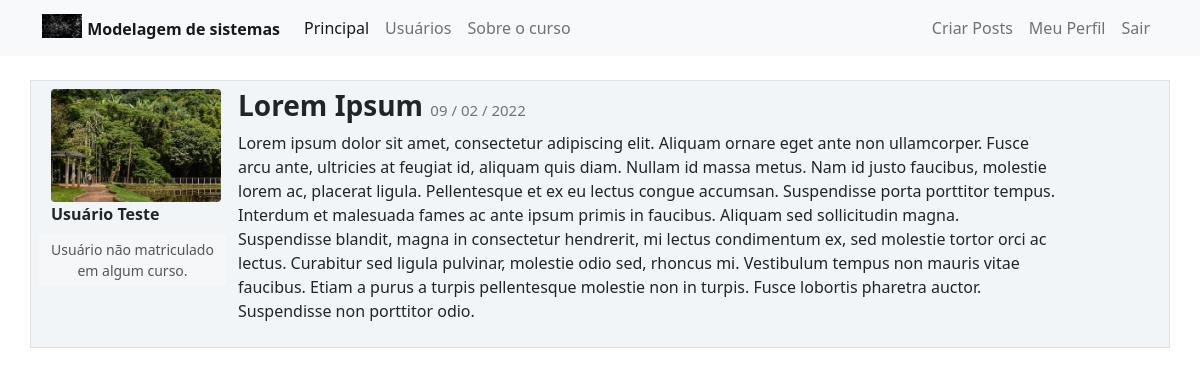
The app's page /expose_post/4 (signed in), older data.
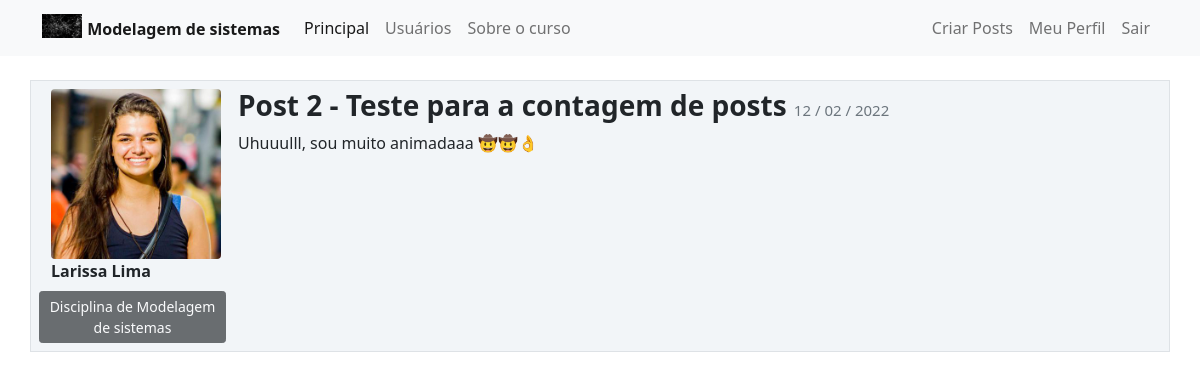
The same page, newer data.
### general_system/models.py (models this page shows, shortened)
class Usuario(data_base.Model, UserMixin):
    id = data_base.Column(data_base.Integer, primary_key=True)
    username = data_base.Column(data_base.String, nullable=False)
    email = data_base.Column(data_base.String, nullable=False, unique=True)
    password = data_base.Column(data_base.String, nullable=False)
    perf_photo = data_base.Column(data_base.String, default='default.jpg')
    posts = data_base.relationship('Post', backref='autor', lazy=True)
    courses = data_base.Column(data_base.String, nullable=False, default='')

class Post(data_base.Model):
    id = data_base.Column(data_base.Integer, primary_key=True)
    title = data_base.Column(data_base.String, nullable=False)
    bory_text = data_base.Column(data_base.Text, nullable=False)
    date_create = data_base.Column(data_base.DateTime, nullable=False, default=datetime.utcnow)
    id_user = data_base.Column(data_base.Integer, data_base.ForeignKey('usuario.id'), nullable=False)

### general_system/routes.py (the view)
@app.route('/expose_post/<post_id>', methods=['GET', 'POST'])
@login_required
def expose_post(post_id):
    post = Post.query.get(post_id)
    if current_user == post.autor:
        form_edit_post = FormCreatePost()
        if request.method == 'GET':
            form_edit_post.title.data = post.title
            form_edit_post.bory_text.data = post.bory_text
        elif form_edit_post.validate_on_submit():
            post.title = form_edit_post.title.data
            post.bory_text = form_edit_post.bory_text.data
            data_base.session.commit()
            flash(f'Post editado com sucesso!', 'alert-success')
            return redirect(url_for('home'))
    else:
        form_edit_post = None
    return render_template('expose_post.html', post=post, form_post=form_edit_post)

### general_system/models.py (called while the page is built)
@login_manager.user_loader
def load_user(id_user):
    return Usuario.query.get(int(id_user))

### general_system/templates/expose_post.html (shortened to what this page needs)
{% extends 'base.html' %}
{% block bory %}
    <div class="container mt-3">
        <div class="row border mt-4 p-2 publications">
            <div class="col col-2">
                <div class="image pe-3 "> <img src="{{url_for('static', filename='image_id_user/{}'.format(post.autor.perf_photo))}}" class="rounded" width="170"> </div>
                <strong>{{ post.autor.username }}</strong>
                <div class="row justify-content-center">
                    {% if 'Não Informado' in post.autor.courses or post.autor.courses == '' %}
                        <button type="button" class="btn btn-sm btn-light mt-2" disabled>Usuário não matriculado em algum curso.</button>
                    {% else %}
                        {% for course in post.autor.courses.split(';') %}
                             <button type="button" class="btn btn-sm btn-dark mt-2" disabled>{{ course }}</button>
                        {% endfor %}
                    {% endif %}
                </div>
            </div>
            <div class="col col-9">
                <h3>
                    <strong> {{ post.title }}</strong>
                    <small class="text-muted" style="font-size: 15px">
                        {{ post.date_create.strftime('%d / %m / %Y')}}
                    </small>
                </h3>
                <p>{{ post.bory_text }}</p>
            </div>
        </div>
    </div>
{% endblock %}

Row changes from the older to the newer data that the page shows:
no longer on this page (row edited): Usuario: perf_photo (picture), autor.username "Usuário Teste"
now on this page (row edited): Usuario: perf_photo (picture), autor.username "Larissa Lima", courses "Disciplina de Modelagem de sistemas"
changed Post: title "Lorem Ipsum" → "Post 2 - Teste para a contagem de posts"; date_create "09 / 02 / 2022" → "12 / 02 / 2022"; bory_text "Lorem ipsum dolor sit amet, consectetur adipiscing elit. Aliquam ornare eget ante non ullamcorper. Fusce arcu ante, ultricies at feugiat id, aliquam quis diam. Nullam id massa metus. Nam id justo faucibus, molestie lorem ac, placerat ligula. Pellentesque et ex eu lectus congue accumsan. Suspendisse porta porttitor tempus. Interdum et malesuada fames ac ante ipsum primis in faucibus. Aliquam sed sollicitudin magna. Suspendisse blandit, magna in consectetur hendrerit, mi lectus condimentum ex, sed molestie tortor orci ac lectus. Curabitur sed ligula pulvinar, molestie odio sed, rhoncus mi. Vestibulum tempus non mauris vitae faucibus. Etiam a purus a turpis pellentesque molestie non in turpis.…" → "Uhuuulll, sou muito animadaaa 🤠🤠👌"
Text that changed along with them:
text no longer shown: "Usuário não matriculado em algum curso."
